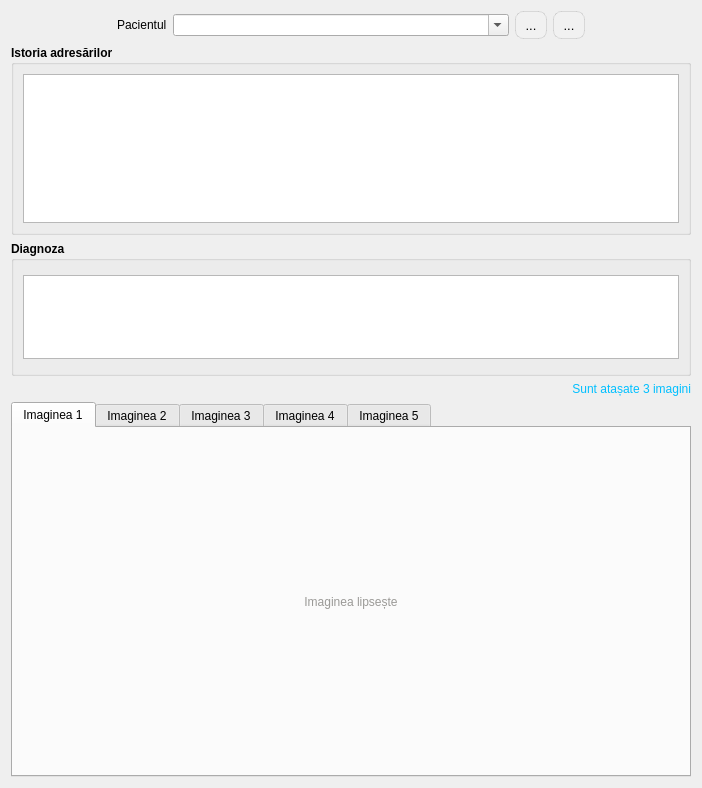
<?xml version="1.0" encoding="UTF-8"?>
<ui version="4.0">
 <class>PatientHistory</class>
 <widget class="QDialog" name="PatientHistory">
  <property name="geometry">
   <rect>
    <x>0</x>
    <y>0</y>
    <width>702</width>
    <height>788</height>
   </rect>
  </property>
  <property name="font">
   <font>
    <family>Segoe UI</family>
   </font>
  </property>
  <property name="windowTitle">
   <string>Dialog</string>
  </property>
  <property name="windowIcon">
   <iconset resource="../../resources/resource.qrc">
    <normaloff>:/img/documents/medical_history.png</normaloff>:/img/documents/medical_history.png</iconset>
  </property>
  <layout class="QGridLayout" name="gridLayout_3">
   <item row="0" column="1">
    <widget class="QLabel" name="label">
     <property name="text">
      <string>Pacientul</string>
     </property>
    </widget>
   </item>
   <item row="4" column="0" colspan="6">
    <widget class="QTabWidget" name="tabWidget">
     <property name="currentIndex">
      <number>0</number>
     </property>
     <widget class="QWidget" name="tab1_img">
      <attribute name="title">
       <string>Imaginea 1</string>
      </attribute>
      <layout class="QGridLayout" name="gridLayout_4">
       <item row="0" column="0">
        <widget class="QLabel" name="image1">
         <property name="styleSheet">
          <string notr="true">color: rgb(154, 153, 150)</string>
         </property>
         <property name="text">
          <string>Imaginea lipsește</string>
         </property>
         <property name="alignment">
          <set>Qt::AlignmentFlag::AlignCenter</set>
         </property>
        </widget>
       </item>
      </layout>
     </widget>
     <widget class="QWidget" name="tab2_img">
      <attribute name="title">
       <string>Imaginea 2</string>
      </attribute>
      <layout class="QGridLayout" name="gridLayout_5">
       <item row="0" column="0">
        <widget class="QLabel" name="image_2">
         <property name="styleSheet">
          <string notr="true">color: rgb(154, 153, 150)</string>
         </property>
         <property name="text">
          <string>Imaginea lipsește</string>
         </property>
         <property name="alignment">
          <set>Qt::AlignmentFlag::AlignCenter</set>
         </property>
        </widget>
       </item>
      </layout>
     </widget>
     <widget class="QWidget" name="tab3_img">
      <attribute name="title">
       <string>Imaginea 3</string>
      </attribute>
      <layout class="QGridLayout" name="gridLayout_6">
       <item row="0" column="0">
        <widget class="QLabel" name="image_3">
         <property name="styleSheet">
          <string notr="true">color: rgb(154, 153, 150)</string>
         </property>
         <property name="text">
          <string>Imaginea lipsește</string>
         </property>
         <property name="alignment">
          <set>Qt::AlignmentFlag::AlignCenter</set>
         </property>
        </widget>
       </item>
      </layout>
     </widget>
     <widget class="QWidget" name="tab4_img">
      <attribute name="title">
       <string>Imaginea 4</string>
      </attribute>
      <layout class="QGridLayout" name="gridLayout_7">
       <item row="0" column="0">
        <widget class="QLabel" name="image_4">
         <property name="styleSheet">
          <string notr="true">color: rgb(154, 153, 150)</string>
         </property>
         <property name="text">
          <string>Imaginea lipsește</string>
         </property>
         <property name="alignment">
          <set>Qt::AlignmentFlag::AlignCenter</set>
         </property>
        </widget>
       </item>
      </layout>
     </widget>
     <widget class="QWidget" name="tab5_img">
      <attribute name="title">
       <string>Imaginea 5</string>
      </attribute>
      <layout class="QGridLayout" name="gridLayout_8">
       <item row="0" column="0">
        <widget class="QLabel" name="image_5">
         <property name="styleSheet">
          <string notr="true">color: rgb(154, 153, 150)</string>
         </property>
         <property name="text">
          <string>Imaginea lipsește</string>
         </property>
         <property name="alignment">
          <set>Qt::AlignmentFlag::AlignCenter</set>
         </property>
        </widget>
       </item>
      </layout>
     </widget>
    </widget>
   </item>
   <item row="1" column="0" colspan="6">
    <widget class="QGroupBox" name="groupBox">
     <property name="sizePolicy">
      <sizepolicy hsizetype="Expanding" vsizetype="Expanding">
       <horstretch>0</horstretch>
       <verstretch>0</verstretch>
      </sizepolicy>
     </property>
     <property name="maximumSize">
      <size>
       <width>16777215</width>
       <height>190</height>
      </size>
     </property>
     <property name="font">
      <font>
       <family>Segoe UI</family>
       <bold>true</bold>
      </font>
     </property>
     <property name="title">
      <string>Istoria adresărilor</string>
     </property>
     <layout class="QGridLayout" name="gridLayout">
      <item row="0" column="0">
       <widget class="QTableView" name="tableView">
        <property name="maximumSize">
         <size>
          <width>16777215</width>
          <height>150</height>
         </size>
        </property>
        <property name="font">
         <font>
          <family>Segoe UI</family>
          <bold>false</bold>
         </font>
        </property>
       </widget>
      </item>
     </layout>
    </widget>
   </item>
   <item row="2" column="0" colspan="6">
    <widget class="QGroupBox" name="groupBox_2">
     <property name="sizePolicy">
      <sizepolicy hsizetype="Expanding" vsizetype="Preferred">
       <horstretch>0</horstretch>
       <verstretch>0</verstretch>
      </sizepolicy>
     </property>
     <property name="maximumSize">
      <size>
       <width>16777215</width>
       <height>135</height>
      </size>
     </property>
     <property name="font">
      <font>
       <family>Segoe UI</family>
       <bold>true</bold>
      </font>
     </property>
     <property name="title">
      <string>Diagnoza</string>
     </property>
     <layout class="QGridLayout" name="gridLayout_2">
      <item row="0" column="0">
       <widget class="QPlainTextEdit" name="diagnoza">
        <property name="maximumSize">
         <size>
          <width>16777215</width>
          <height>84</height>
         </size>
        </property>
        <property name="font">
         <font>
          <family>Segoe UI</family>
          <bold>false</bold>
         </font>
        </property>
       </widget>
      </item>
     </layout>
    </widget>
   </item>
   <item row="0" column="2">
    <widget class="QComboBox" name="comboPatient">
     <property name="sizePolicy">
      <sizepolicy hsizetype="Expanding" vsizetype="Fixed">
       <horstretch>0</horstretch>
       <verstretch>0</verstretch>
      </sizepolicy>
     </property>
     <property name="editable">
      <bool>true</bool>
     </property>
     <property name="duplicatesEnabled">
      <bool>false</bool>
     </property>
    </widget>
   </item>
   <item row="0" column="3">
    <widget class="QToolButton" name="btnClearPatient">
     <property name="styleSheet">
      <string notr="true">QToolButton
{
    border: 1px solid rgba(0, 0, 0, 0.1);
    border-radius: 8px;
    background-color: #f1f1f1;
    color: #000000;
    font-size: 13px;
    padding: 4px 4px;
}
QToolButton:hover
{
    background-color: #e0e0e0;
}
QToolButton:pressed
{
    background-color: #d0d0d0;
}</string>
     </property>
     <property name="text">
      <string>...</string>
     </property>
     <property name="icon">
      <iconset resource="../../resources/resource.qrc">
       <normaloff>:/img/toolBar/delete.png</normaloff>:/img/toolBar/delete.png</iconset>
     </property>
    </widget>
   </item>
   <item row="0" column="4">
    <widget class="QToolButton" name="btnOpenCatPatient">
     <property name="styleSheet">
      <string notr="true">QToolButton
{
    border: 1px solid rgba(0, 0, 0, 0.1);
    border-radius: 8px;
    background-color: #f1f1f1;
    color: #000000;
    font-size: 13px;
    padding: 4px 4px;
}
QToolButton:hover
{
    background-color: #e0e0e0;
}
QToolButton:pressed
{
    background-color: #d0d0d0;
}</string>
     </property>
     <property name="text">
      <string>...</string>
     </property>
     <property name="icon">
      <iconset resource="../../resources/resource.qrc">
       <normaloff>:/img/actions/search_pacients.png</normaloff>:/img/actions/search_pacients.png</iconset>
     </property>
    </widget>
   </item>
   <item row="0" column="0">
    <spacer name="horizontalSpacer">
     <property name="orientation">
      <enum>Qt::Orientation::Horizontal</enum>
     </property>
     <property name="sizeType">
      <enum>QSizePolicy::Policy::Preferred</enum>
     </property>
     <property name="sizeHint" stdset="0">
      <size>
       <width>100</width>
       <height>20</height>
      </size>
     </property>
    </spacer>
   </item>
   <item row="0" column="5">
    <spacer name="horizontalSpacer_2">
     <property name="orientation">
      <enum>Qt::Orientation::Horizontal</enum>
     </property>
     <property name="sizeType">
      <enum>QSizePolicy::Policy::Preferred</enum>
     </property>
     <property name="sizeHint" stdset="0">
      <size>
       <width>100</width>
       <height>20</height>
      </size>
     </property>
    </spacer>
   </item>
   <item row="3" column="0" colspan="6">
    <widget class="QLabel" name="attachedImagesText">
     <property name="layoutDirection">
      <enum>Qt::LayoutDirection::LeftToRight</enum>
     </property>
     <property name="styleSheet">
      <string notr="true">color: rgb(0, 191, 255);</string>
     </property>
     <property name="text">
      <string>Sunt atașate 3 imagini</string>
     </property>
     <property name="alignment">
      <set>Qt::AlignmentFlag::AlignRight|Qt::AlignmentFlag::AlignTrailing|Qt::AlignmentFlag::AlignVCenter</set>
     </property>
    </widget>
   </item>
  </layout>
 </widget>
 <resources>
  <include location="../../resources/resource.qrc"/>
 </resources>
 <connections/>
</ui>
